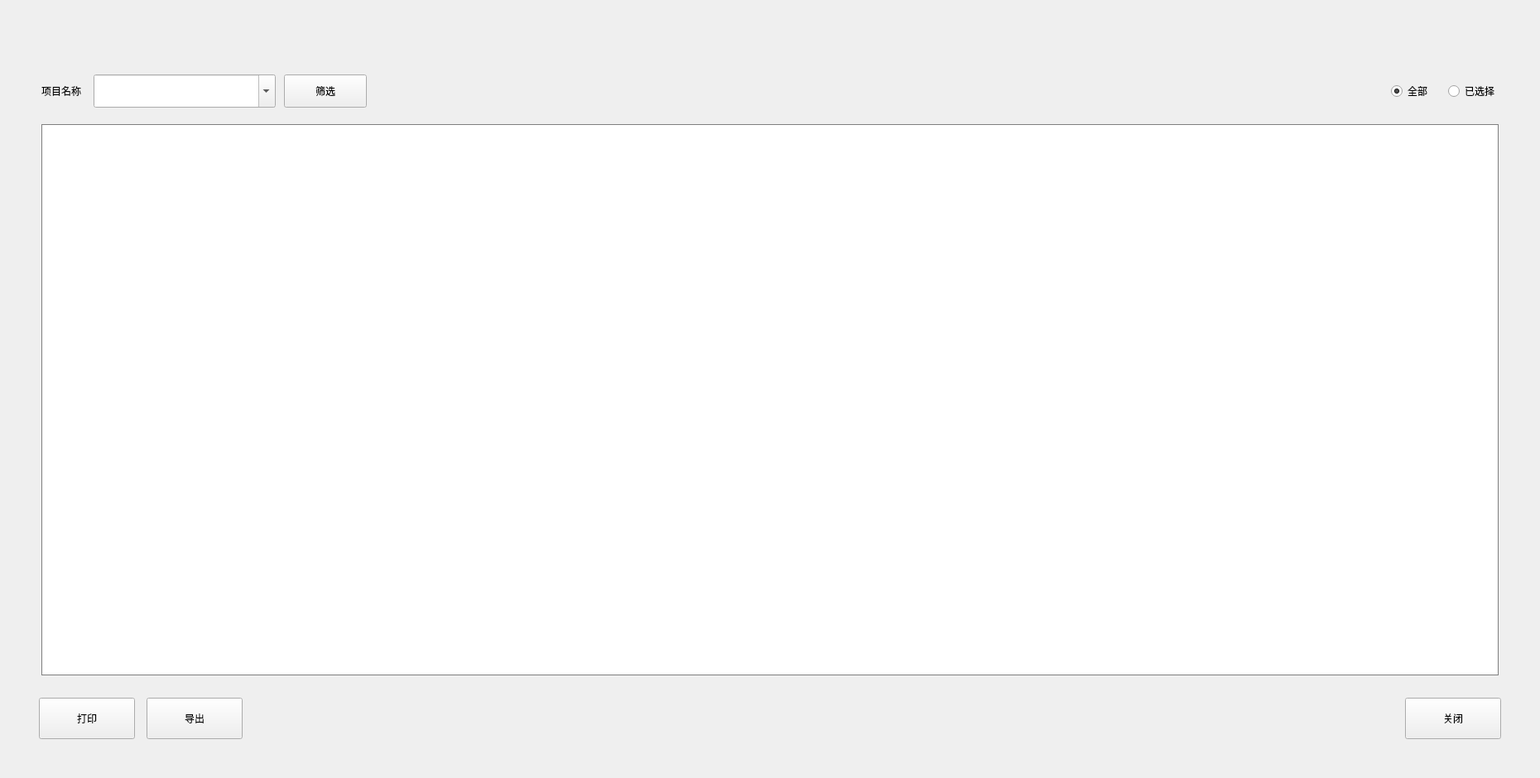
<?xml version="1.0" encoding="UTF-8"?>
<ui version="4.0">
 <class>QCaliRackOverview</class>
 <widget class="QWidget" name="QCaliRackOverview">
  <property name="geometry">
   <rect>
    <x>0</x>
    <y>0</y>
    <width>1860</width>
    <height>940</height>
   </rect>
  </property>
  <property name="windowTitle">
   <string>QCaliBratePostionEdit</string>
  </property>
  <widget class="QTableView" name="tableView">
   <property name="geometry">
    <rect>
     <x>50</x>
     <y>150</y>
     <width>1760</width>
     <height>666</height>
    </rect>
   </property>
   <property name="styleSheet">
    <string notr="true">#tableView QScrollBar::handle:vertical  {
    margin-top: 38px;
}

#tableView QScrollBar::sub-line:vertical  {
    height: 35px; 
    border-bottom: 1px solid #a4a4a4;
}
</string>
   </property>
   <property name="verticalScrollBarPolicy">
    <enum>Qt::ScrollBarAsNeeded</enum>
   </property>
   <property name="horizontalScrollBarPolicy">
    <enum>Qt::ScrollBarAsNeeded</enum>
   </property>
   <property name="selectionMode">
    <enum>QAbstractItemView::SingleSelection</enum>
   </property>
   <property name="selectionBehavior">
    <enum>QAbstractItemView::SelectRows</enum>
   </property>
   <property name="horizontalScrollMode">
    <enum>QAbstractItemView::ScrollPerPixel</enum>
   </property>
   <property name="showGrid">
    <bool>false</bool>
   </property>
   <property name="table_fonts" stdset="0">
    <string notr="true">font_14</string>
   </property>
   <attribute name="horizontalHeaderCascadingSectionResizes">
    <bool>false</bool>
   </attribute>
   <attribute name="horizontalHeaderDefaultSectionSize">
    <number>50</number>
   </attribute>
   <attribute name="horizontalHeaderHighlightSections">
    <bool>false</bool>
   </attribute>
   <attribute name="horizontalHeaderStretchLastSection">
    <bool>true</bool>
   </attribute>
   <attribute name="verticalHeaderVisible">
    <bool>false</bool>
   </attribute>
   <attribute name="verticalHeaderDefaultSectionSize">
    <number>35</number>
   </attribute>
  </widget>
  <widget class="QPushButton" name="cls_btn">
   <property name="geometry">
    <rect>
     <x>1697</x>
     <y>843</y>
     <width>116</width>
     <height>50</height>
    </rect>
   </property>
   <property name="focusPolicy">
    <enum>Qt::NoFocus</enum>
   </property>
   <property name="text">
    <string>关闭</string>
   </property>
   <property name="buttons" stdset="0">
    <string>btn_dlg</string>
   </property>
  </widget>
  <widget class="QPushButton" name="print_none_flat_btn">
   <property name="geometry">
    <rect>
     <x>47</x>
     <y>843</y>
     <width>116</width>
     <height>50</height>
    </rect>
   </property>
   <property name="focusPolicy">
    <enum>Qt::NoFocus</enum>
   </property>
   <property name="text">
    <string>打印</string>
   </property>
   <property name="buttons" stdset="0">
    <string>btn_dlg</string>
   </property>
  </widget>
  <widget class="QFrame" name="line_h">
   <property name="geometry">
    <rect>
     <x>50</x>
     <y>150</y>
     <width>1760</width>
     <height>1</height>
    </rect>
   </property>
   <property name="styleSheet">
    <string notr="true">background: #a4a4a4;</string>
   </property>
   <property name="frameShape">
    <enum>QFrame::StyledPanel</enum>
   </property>
   <property name="frameShadow">
    <enum>QFrame::Raised</enum>
   </property>
   <property name="lines" stdset="0">
    <string>solid</string>
   </property>
  </widget>
  <widget class="QFrame" name="line_v">
   <property name="geometry">
    <rect>
     <x>50</x>
     <y>150</y>
     <width>1</width>
     <height>666</height>
    </rect>
   </property>
   <property name="styleSheet">
    <string notr="true">background: #a4a4a4;</string>
   </property>
   <property name="frameShape">
    <enum>QFrame::StyledPanel</enum>
   </property>
   <property name="frameShadow">
    <enum>QFrame::Raised</enum>
   </property>
   <property name="lines" stdset="0">
    <string>solid</string>
   </property>
  </widget>
  <widget class="QFrame" name="line_v_2">
   <property name="geometry">
    <rect>
     <x>1809</x>
     <y>150</y>
     <width>1</width>
     <height>666</height>
    </rect>
   </property>
   <property name="styleSheet">
    <string notr="true">background: #a4a4a4;</string>
   </property>
   <property name="frameShape">
    <enum>QFrame::StyledPanel</enum>
   </property>
   <property name="frameShadow">
    <enum>QFrame::Raised</enum>
   </property>
   <property name="lines" stdset="0">
    <string>solid</string>
   </property>
  </widget>
  <widget class="QFrame" name="line_h_3">
   <property name="geometry">
    <rect>
     <x>50</x>
     <y>815</y>
     <width>1760</width>
     <height>1</height>
    </rect>
   </property>
   <property name="styleSheet">
    <string notr="true">background: #a4a4a4;</string>
   </property>
   <property name="frameShape">
    <enum>QFrame::StyledPanel</enum>
   </property>
   <property name="frameShadow">
    <enum>QFrame::Raised</enum>
   </property>
   <property name="lines" stdset="0">
    <string>solid</string>
   </property>
  </widget>
  <widget class="QPushButton" name="export_none_flat_btn">
   <property name="geometry">
    <rect>
     <x>177</x>
     <y>843</y>
     <width>116</width>
     <height>50</height>
    </rect>
   </property>
   <property name="focusPolicy">
    <enum>Qt::NoFocus</enum>
   </property>
   <property name="text">
    <string>导出</string>
   </property>
   <property name="buttons" stdset="0">
    <string>btn_dlg</string>
   </property>
  </widget>
  <widget class="QWidget" name="widget" native="true">
   <property name="geometry">
    <rect>
     <x>50</x>
     <y>90</y>
     <width>1760</width>
     <height>40</height>
    </rect>
   </property>
   <layout class="QHBoxLayout" name="horizontalLayout_4">
    <property name="spacing">
     <number>0</number>
    </property>
    <property name="leftMargin">
     <number>0</number>
    </property>
    <property name="topMargin">
     <number>0</number>
    </property>
    <property name="rightMargin">
     <number>0</number>
    </property>
    <property name="bottomMargin">
     <number>0</number>
    </property>
    <item>
     <widget class="QWidget" name="widget1" native="true">
      <layout class="QHBoxLayout" name="horizontalLayout_3">
       <property name="spacing">
        <number>15</number>
       </property>
       <property name="leftMargin">
        <number>0</number>
       </property>
       <property name="topMargin">
        <number>0</number>
       </property>
       <property name="rightMargin">
        <number>0</number>
       </property>
       <property name="bottomMargin">
        <number>0</number>
       </property>
       <item>
        <widget class="QLabel" name="label">
         <property name="text">
          <string>项目名称</string>
         </property>
        </widget>
       </item>
       <item>
        <layout class="QHBoxLayout" name="horizontalLayout_2">
         <property name="spacing">
          <number>10</number>
         </property>
         <item>
          <widget class="QFilterComboBox" name="comboBox">
           <property name="minimumSize">
            <size>
             <width>220</width>
             <height>40</height>
            </size>
           </property>
           <property name="maximumSize">
            <size>
             <width>220</width>
             <height>40</height>
            </size>
           </property>
           <property name="focusPolicy">
            <enum>Qt::StrongFocus</enum>
           </property>
           <property name="styleSheet">
            <string notr="true"/>
           </property>
           <property name="editable">
            <bool>true</bool>
           </property>
           <property name="insertPolicy">
            <enum>QComboBox::NoInsert</enum>
           </property>
          </widget>
         </item>
         <item>
          <widget class="QPushButton" name="search_btn">
           <property name="minimumSize">
            <size>
             <width>100</width>
             <height>40</height>
            </size>
           </property>
           <property name="maximumSize">
            <size>
             <width>16777215</width>
             <height>40</height>
            </size>
           </property>
           <property name="focusPolicy">
            <enum>Qt::NoFocus</enum>
           </property>
           <property name="text">
            <string>筛选</string>
           </property>
           <property name="buttons" stdset="0">
            <string>flat_btn</string>
           </property>
          </widget>
         </item>
         <item>
          <spacer name="horizontalSpacer">
           <property name="orientation">
            <enum>Qt::Horizontal</enum>
           </property>
           <property name="sizeHint" stdset="0">
            <size>
             <width>40</width>
             <height>20</height>
            </size>
           </property>
          </spacer>
         </item>
        </layout>
       </item>
      </layout>
     </widget>
    </item>
    <item>
     <layout class="QHBoxLayout" name="horizontalLayout">
      <property name="spacing">
       <number>20</number>
      </property>
      <item>
       <widget class="QRadioButton" name="all_rBtn">
        <property name="minimumSize">
         <size>
          <width>0</width>
          <height>40</height>
         </size>
        </property>
        <property name="text">
         <string>全部</string>
        </property>
        <property name="checked">
         <bool>true</bool>
        </property>
       </widget>
      </item>
      <item>
       <widget class="QRadioButton" name="app_rBtn">
        <property name="minimumSize">
         <size>
          <width>0</width>
          <height>40</height>
         </size>
        </property>
        <property name="text">
         <string>已选择</string>
        </property>
       </widget>
      </item>
     </layout>
    </item>
   </layout>
  </widget>
 </widget>
 <layoutdefault spacing="6" margin="11"/>
 <customwidgets>
  <customwidget>
   <class>QFilterComboBox</class>
   <extends>QComboBox</extends>
   <header>shared/QFilterComboBox.h</header>
  </customwidget>
 </customwidgets>
 <resources/>
 <connections/>
</ui>
